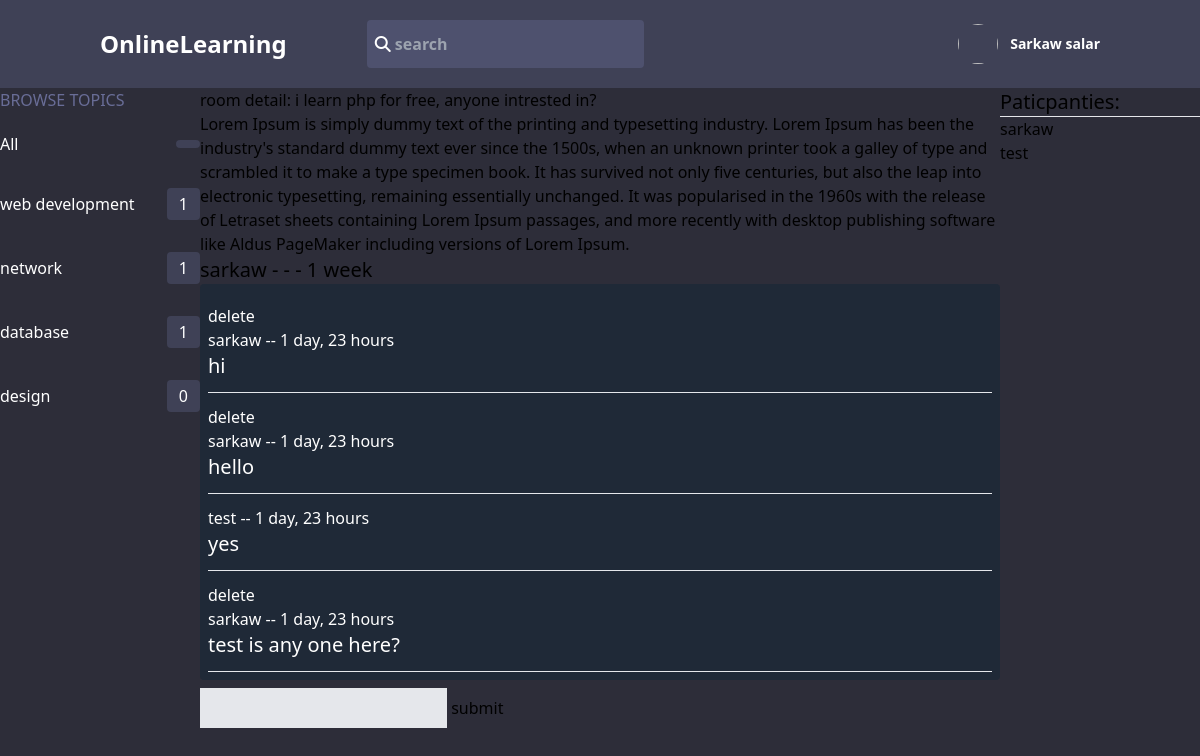
The app's page /room/1 (signed in), older data.
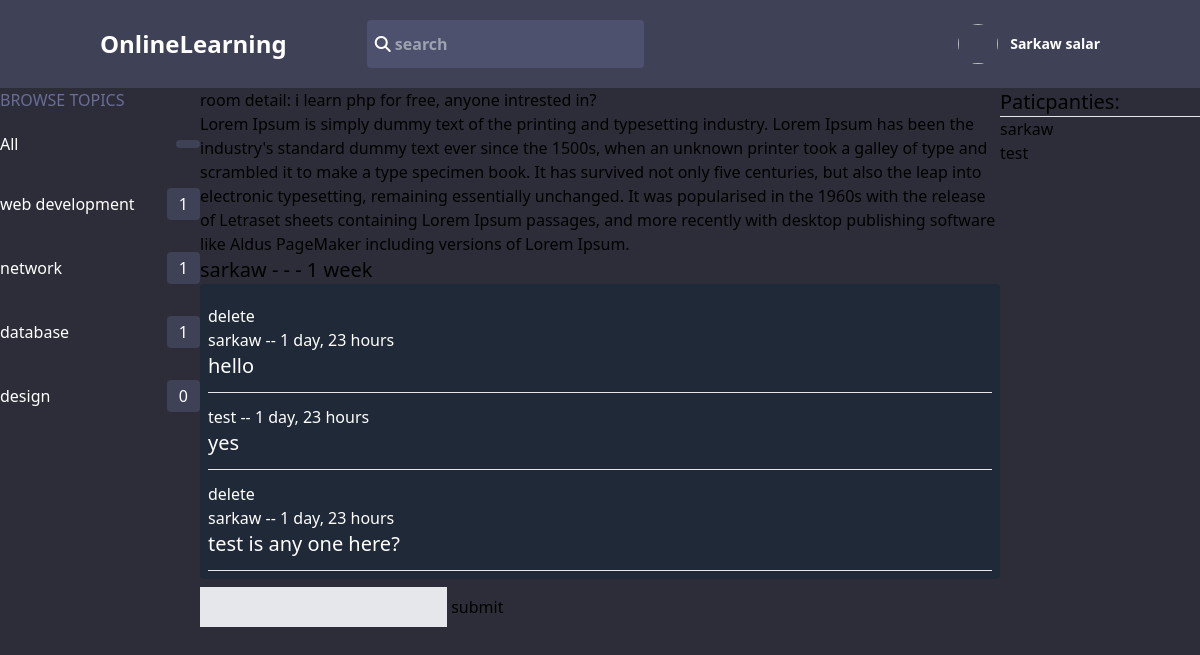
The same page, newer data.
### base/models.py (models this page shows, shortened)
class Topic(models.Model):
    name = models.CharField(max_length=100)
    update = models.DateTimeField(auto_now=True)
    create_at = models.DateTimeField(auto_now_add=True)
    def __str__(self):
        return self.name

class Room(models.Model):
    host = models.ForeignKey(User, on_delete=models.CASCADE)
    topic= models.ForeignKey(Topic, on_delete=models.SET_NULL, null=True)
    name = models.CharField(max_length=200)
    particpanties = models.ManyToManyField(User, related_name='participants', blank=True)
    description = models.TextField(null=True, blank=True)
    update = models.DateTimeField(auto_now=True)
    create_at = models.DateTimeField(auto_now_add=True)
    class Meta:
        ordering = ['-create_at']

class Message(models.Model):
    user = models.ForeignKey(User, on_delete=models.CASCADE)
    room = models.ForeignKey(Room, on_delete=models.CASCADE)
    body = models.TextField()
    update = models.DateTimeField(auto_now=True)
    create_at = models.DateTimeField(auto_now_add=True)
    class Meta:
        ordering = ['-create_at']

### base/views.py (the view)
# urls.py: path('room/<str:id>', views.room, name="room"),
def room(request, id):
    room = Room.objects.get(id = int(id))
    message = room.message_set.all()
    particpanties = room.particpanties.all()
    topic = Topic.objects.all()
    if request.user.is_authenticated:
        if request.method == "POST":
            Message.objects.create(
                user = request.user,
                room = room,
                body = request.POST.get('body')
            )
            room.particpanties.add(request.user)
            return redirect('room',id=room.id)
    return render(request, 'base/room.html',{"room":room,'room_messages':message, 'particpanties':particpanties,'topic':topic})

### base/templates/base/room.html (shortened to what this page needs)
{% extends 'main.html' %}
{% block content %}
    <div class="flex flex-wrap">
        <div class="w-2/12">
            {% include 'base/components/topic.html'  %}
         </div>
        <div class="w-8/12">
            room detail: {{ room.name }}
            <p>{{ room.description }} </p>
            <p class="text-xl">{{ room.host }} - - - {{ room.create_at|timesince }}</p>
            <div class="bg-gray-800 text-white p-2 rounded">
                {% for message in room_messages %}
                   <div class="my-3">
                        {% if message.user == request.user %}
                        <p>
                            <a href="{% url 'deleteMessage' message.id %}">delete</a>
                        </p>
                        {% endif %}
                        {{ message.user }}  -- {{ message.create_at|timesince }}
                        <p class="text-xl">{{ message.body }}</p>
                    </div>
                    <hr class="bg-white">
                {% endfor %}
            </div>
            {% if request.user.is_authenticated %}
                <form method="post" class="mt-2">
                    <input type="text" class="p-2 bg-gray-200" name="body">
                    <button>submit</button>
                </form>
            {% endif %}
        </div>
        <div class="w-2/12">
            <p class="text-xl">Paticpanties:</p>
            <hr>
            {% for user in particpanties %}
                <p>{{ user.username }}</p>
            {% endfor %}
        </div>
    </div>
{% endblock %}

### templates/main.html (shortened to what this page needs)
{% load static %}
<!DOCTYPE html>
<html lang="en">
<head>
    <script src="https://cdn.tailwindcss.com"></script>
    <link rel="stylesheet" href="{% static 'style/style.css' %}">
    <link rel="stylesheet" href="https://cdnjs.cloudflare.com/ajax/libs/font-awesome/6.1.1/css/all.min.css" />
</head>
<body>
    {% include 'nav.html' %}
    {% block content %}
    {% endblock %}
</body>
</html>

### templates/nav.html
<div class="mainColor py-5">
    <div class="flex flex-wrap items-center text-white font-bold justify-between w-10/12 mx-auto">
        <div class="space-x-20 w-8/12 flex items-center">
            <a href="/" class="text-2xl">OnlineLearning</a>
            <div class="py-3 px-2 w-5/12 searchColor rounded space-x-3 flex items-center">
                <form method="get" class="w-full">
                    <i class="fas fa-search"></i>
                    <input type="text" class="bg-transparent w-10/12 focus:outline-none" placeholder="search" name="q" id="">
                </form>
            </div>
        </div>
        <div>
            {% if not request.user.is_authenticated %}
            <a href="{% url 'loginPage' %}"> <i class="fas fa-user"></i> Login</a>
           {% else %}
            <a  href="{% url 'logoutPage' %}" class="flex items-center space-x-3">
                <img style="background-image:url('https://st.depositphotos.com/1371851/1256/i/600/depositphotos_12560182-stock-photo-handsome-man-with-eyeglasses.jpg')" class="w-10 h-10 coverImg rounded-full" alt="">
                <p class="text-sm">Sarkaw salar</p>
            </a>
           {% endif %}
        </div>
    </div>
</div>

### base/templates/base/components/topic.html (shortened to what this page needs)
<p class=" mainColorText uppercase ">browse topics</p>
<div class="grid gap-y-8 text-white mt-5">
    <a  href="{% url 'home' %}" class="flex items-center justify-between">
        <p>All</p>
        <div class="mainColor px-3 py-1 rounded">
        </div>
    </a>
    {% for i in topic %}
    <a  href="{% url 'home' %}?q={{ i.name }}" class="flex items-center hover:text-cyan-400 justify-between">
        <p>{{ i }}</p>
        <div class="mainColor px-3 py-1 rounded">
            {{ i.room_set.all.count }}
        </div>
    </a>
    {% endfor %}
</div>

### static/style/style.css (style rules this page uses)
html, body { background-color: #2d2d39; }
.mainColor { background-color: #3f4156; }
.mainColorText { color: #696d97; }
.searchColor { background-color: #696d975e; }
.coverImg { background-position: center; background-size: cover; }

Row changes from the older to the newer data that the page shows:
removed Message: shows "delete", user "sarkaw", create_at "1 day, 23 hours", body "hi"
